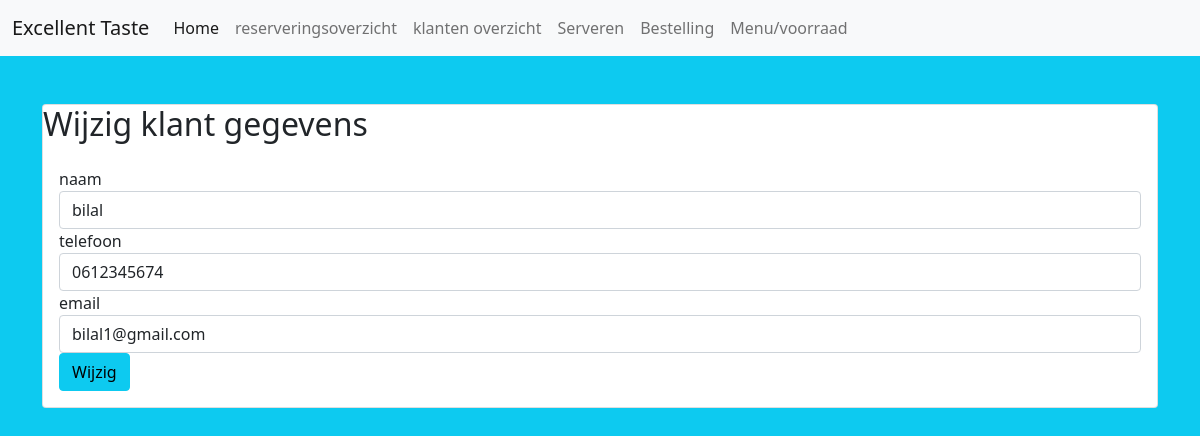
The app's page /klanten/klantenedit.php?id=3 with its own data.
### tables this page shows
CREATE TABLE `klant` (
  `id` int(11) NOT NULL,
  `naam` varchar(20) NOT NULL,
  `telefoon` varchar(11) NOT NULL,
  `email` varchar(128) NOT NULL
);

### db/db.php (called while the page is built, shortened)
<?php
class database {
    private $pdo;
    public function __construct(){
        $this->host = 'localhost';
        $this->user = 'root';
        $this->pass = '';
        $this->db = 'excellenttaste';
        $this->charset = 'utf8mb4';
        try{
            $dsn = 'mysql:host='. $this->host.';dbname='.$this->db.';charset='.$this->charset;
            $this->pdo = new PDO($dsn, $this->user, $this->pass);
            $this->pdo->setAttribute(PDO::ATTR_ERRMODE, PDO::ERRMODE_EXCEPTION);
            return $this->pdo;
        }
        catch(\PDOException $e){
            echo "Connection Failed: ".$e->getMessage();
        }
    }
    public function getKlant($id) {
        $sql = "SELECT * FROM klant WHERE id = :id";
        $stmt = $this->pdo->prepare($sql);
        $stmt->execute([
            ':id' => $id
        ]);
        $result = $stmt->fetch(PDO::FETCH_ASSOC);
        return $result;
    }
}
?>

### klanten/klantenedit.php (the view, shortened to what this page needs)
<?php
require '../db/db.php';
$db = new database();
$klant = $db->getKlant($_GET['id']);
?>
<?php
require '../header.php';
?>
    <div class="container">
        <div class="card mt-5">
            <div class="cardheader">
                <h2>Wijzig klant gegevens</h2>
                <div class="card-body">
                    <form method="post">
                        <div class="form-group">
                            <label for="naam">naam</label>
                            <input type="text" name="naam" id="naam" value="<?php echo $klant['naam'] ?>" class="form-control">
                        </div>
                        <div class="form-group">
                            <label for="telefoon">telefoon</label>
                            <input type="text" name="telefoon" id="telefoon" value="<?php echo $klant['telefoon'] ?>" class="form-control">
                        </div>
                        <div class="form-group">
                            <label for="email">email</label>
                            <input type="text" name="email" id="email" value="<?php echo $klant['email'] ?>" class="form-control">
                        </div>
                        <div class="form-group">
                            <button type="submit" name="submit" class="btn btn-info">Wijzig</button>
                        </div>
                    </form>
                </div>
            </div>
        </div>
    </div>
<?php
require '../footer.php';
?>

### records on screen
klant: naam "bilal", telefoon "0612345674", email "bilal1@gmail.com"
